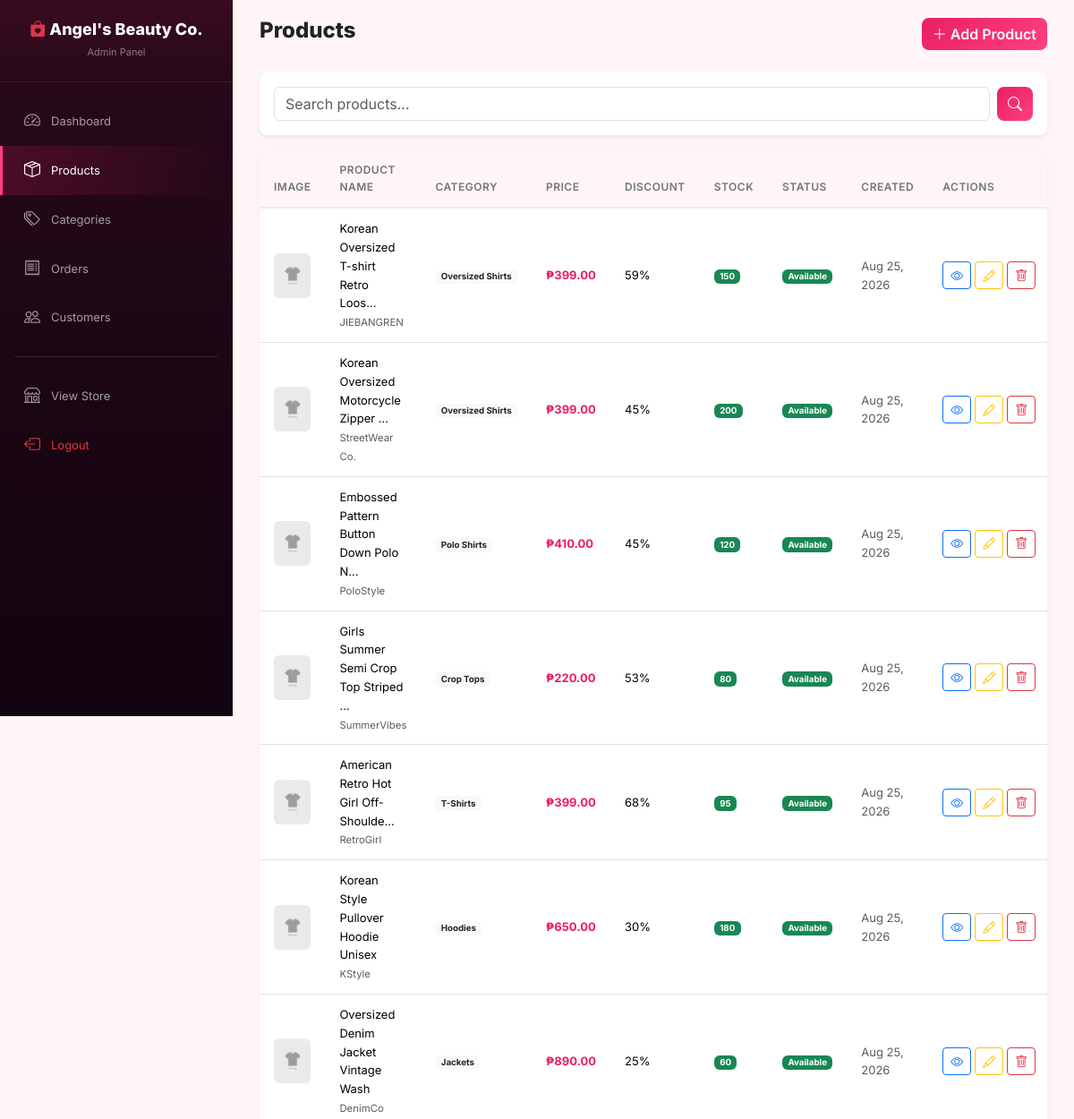
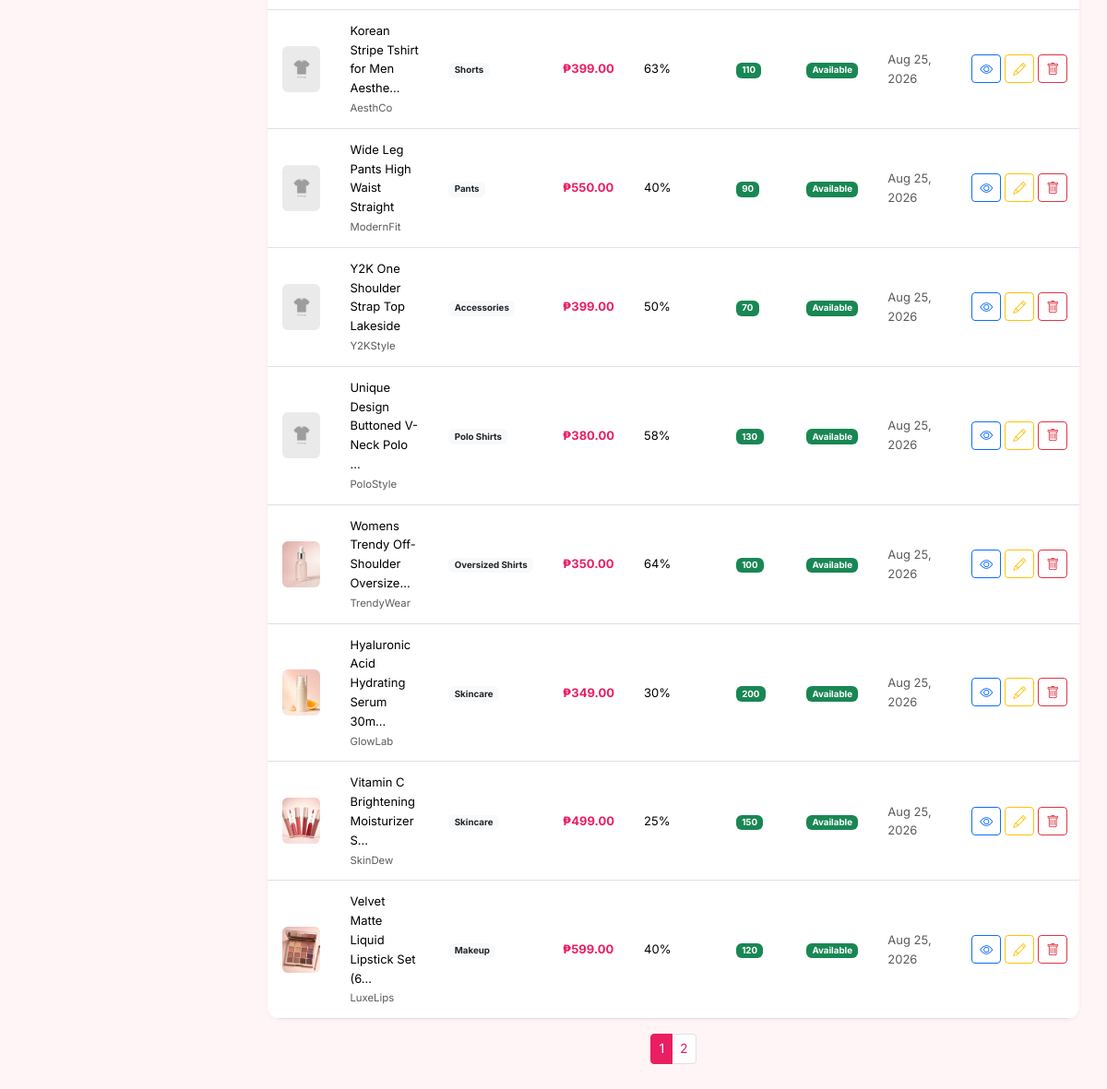
/admin/products.php (signed in), run on the app's committed database (2 pictures, top to bottom).
### tables this page shows
CREATE TABLE IF NOT EXISTS products (
    id INT AUTO_INCREMENT PRIMARY KEY,
    category_id INT NOT NULL,
    product_name VARCHAR(255) NOT NULL,
    description TEXT,
    brand VARCHAR(100) DEFAULT NULL,
    gender ENUM('Men', 'Women', 'Unisex') DEFAULT 'Unisex',
    sizes VARCHAR(255) DEFAULT NULL,
    colors VARCHAR(255) DEFAULT NULL,
    price DECIMAL(10,2) NOT NULL,
    discount INT DEFAULT 0,
    stock INT DEFAULT 0,
    rating DECIMAL(2,1) DEFAULT 4.5,
    sold INT DEFAULT 0,
    featured TINYINT(1) DEFAULT 0,
    new_arrival TINYINT(1) DEFAULT 0,
    location VARCHAR(255) DEFAULT NULL,
    status ENUM('Available', 'Out of Stock') DEFAULT 'Available',
    created_at TIMESTAMP DEFAULT CURRENT_TIMESTAMP,
    updated_at TIMESTAMP DEFAULT CURRENT_TIMESTAMP ON UPDATE CURRENT_TIMESTAMP,
    FOREIGN KEY (category_id) REFERENCES categories(id) ON DELETE CASCADE
);

CREATE TABLE IF NOT EXISTS categories (
    id INT AUTO_INCREMENT PRIMARY KEY,
    category_name VARCHAR(100) NOT NULL UNIQUE,
    icon VARCHAR(50) DEFAULT NULL,
    created_at TIMESTAMP DEFAULT CURRENT_TIMESTAMP
);

### includes/functions.php (called while the page is built, shortened)
<?php
function formatPrice($price) {
    return '₱' . number_format($price, 2);
}
function sanitize($data) {
    return trim(strip_tags((string)$data));
}
function truncateText($text, $length = 50) {
    if (strlen($text) <= $length) return $text;
    return substr($text, 0, $length) . '...';
}
function getPagination($totalRecords, $perPage, $currentPage) {
    $totalPages = ceil($totalRecords / $perPage);
    $offset = ($currentPage - 1) * $perPage;
    return [
        'totalPages' => $totalPages,
        'offset' => $offset,
        'currentPage' => $currentPage,
        'perPage' => $perPage
    ];
}

### admin/products.php (the view, shortened to what this page needs)
<?php
require_once __DIR__ . '/../includes/db.php';
require_once __DIR__ . '/../includes/functions.php';
$search = sanitize($_GET['q'] ?? '');
$page = max(1, (int)($_GET['page'] ?? 1));
$perPage = 15;
$where = "1=1";
$params = [];
$countStmt = $pdo->prepare("SELECT COUNT(*) FROM products p WHERE $where");
$countStmt->execute($params);
$total = $countStmt->fetchColumn();
$pagination = getPagination($total, $perPage, $page);
$sql = "SELECT p.*, c.category_name,
    (SELECT pi.image FROM product_images pi WHERE pi.product_id = p.id AND pi.is_primary = 1 LIMIT 1) as primary_image
    FROM products p LEFT JOIN categories c ON p.category_id = c.id
    WHERE $where ORDER BY p.created_at DESC
    LIMIT {$pagination['perPage']} OFFSET {$pagination['offset']}";
$stmt = $pdo->prepare($sql);
$stmt->execute($params);
$products = $stmt->fetchAll();
require_once __DIR__ . '/../includes/header.php';
require_once __DIR__ . '/includes/sidebar.php';
?>
<div class="admin-content">
    <div class="admin-header">
        <div>
            <h2>Products</h2>
        </div>
        <a href="add_product.php" class="btn btn-shopee"><i class="bi bi-plus-lg"></i> Add Product</a>
    </div>
    <div class="bg-white rounded-3 shadow-sm p-3 mb-3">
        <form class="d-flex gap-2" method="GET">
            <input type="text" name="q" class="form-control" placeholder="Search products..." value="<?= htmlspecialchars($search) ?>">
            <button class="btn btn-shopee"><i class="bi bi-search"></i></button>
        </form>
    </div>
    <div class="data-table">
        <table class="table table-hover">
            <thead>
                <tr>
                    <th>Image</th><th>Product Name</th><th>Category</th><th>Price</th>
                    <th>Discount</th><th>Stock</th><th>Status</th><th>Created</th><th>Actions</th>
                </tr>
            </thead>
            <tbody>
            <?php foreach ($products as $p):
                $imgSrc = ($p['primary_image'] && file_exists(UPLOAD_PATH . $p['primary_image'])) ? UPLOAD_URL . $p['primary_image'] : BASE_URL . 'assets/images/no-image.png';
            ?>
            <tr>
                <td><img src="<?= $imgSrc ?>" style="width:50px;height:50px;object-fit:cover;border-radius:6px" alt=""></td>
                <td>
                    <div class="fw-500"><?= truncateText($p['product_name'], 35) ?></div>
                    <small class="text-muted"><?= $p['brand'] ?></small>
                </td>
                <td><span class="badge bg-light text-dark"><?= htmlspecialchars($p['category_name'] ?? 'N/A') ?></span></td>
                <td class="fw-bold" style="color:var(--primary)"><?= formatPrice($p['price']) ?></td>
                <td><?= $p['discount'] ?>%</td>
                <td>
                    <?php if ($p['stock'] <= 10 && $p['stock'] > 0): ?>
                    <span class="badge bg-warning text-dark"><?= $p['stock'] ?></span>
                    <?php elseif ($p['stock'] <= 0): ?>
                    <span class="badge bg-danger">0</span>
                    <?php else: ?>
                    <span class="badge bg-success"><?= $p['stock'] ?></span>
                    <?php endif; ?>
                </td>
                <td><span class="badge bg-<?= $p['status'] === 'Available' ? 'success' : 'danger' ?>"><?= $p['status'] ?></span></td>
                <td class="text-muted small"><?= date('M d, Y', strtotime($p['created_at'])) ?></td>
                <td>
                    <div class="d-flex gap-1">
                        <a href="<?= CLIENT_URL ?>product.php?id=<?= $p['id'] ?>" class="btn btn-sm btn-outline-primary" target="_blank" title="View"><i class="bi bi-eye"></i></a>
                        <a href="edit_product.php?id=<?= $p['id'] ?>" class="btn btn-sm btn-outline-warning" title="Edit"><i class="bi bi-pencil"></i></a>
                        <form method="POST" class="d-inline" onsubmit="return confirm('Delete this product? Products with order history cannot be deleted.');">
                            <button type="submit" name="delete_product" class="btn btn-sm btn-outline-danger" title="Delete"><i class="bi bi-trash"></i></button>
                        </form>
                    </div>
                </td>
            </tr>
            <?php endforeach; ?>
            </tbody>
        </table>
    </div>
    <?php if ($pagination['totalPages'] > 1): ?>
    <nav class="mt-3 d-flex justify-content-center">
        <ul class="pagination pagination-sm">
            <?php for ($i = 1; $i <= $pagination['totalPages']; $i++):
                $urlParams = $_GET; $urlParams['page'] = $i;
            ?>
            <li class="page-item <?= $i == $page ? 'active' : '' ?>">
                <a class="page-link" href="?<?= http_build_query($urlParams) ?>" style="<?= $i == $page ? 'background:var(--primary);border-color:var(--primary)' : 'color:var(--primary)' ?>"><?= $i ?></a>
            </li>
            <?php endfor; ?>
        </ul>
    </nav>
    <?php endif; ?>
</div>
</body></html>

### assets/css/style.css (style rules this page uses)
:root { --primary: #E91E63; --primary-dark: #C2185B; --primary-deeper: #AD1457; --primary-light: #F06292; --primary-pale: #FCE4EC; --primary-glow: rgba(233, 30, 99, 0.35); --secondary: #222; --accent: #FF4081; --accent-light: #FF80AB; --bg-light: #FFF5F7; --bg-white: #fff; --text-dark: #222; --text-muted: #757575; --text-light: #999; --border: #F3D5DE; --shadow-sm: 0 1px 4px rgba(233,30,99,.08); --shadow-md: 0 4px 18px rgba(233,30,99,.13); --shadow-lg: 0 8px 36px rgba(233,30,99,.18); --shadow-glow: 0 0 20px rgba(233,30,99,.2); --radius: 8px; --radius-lg: 14px; --transition: all .28s cubic-bezier(.4,0,.2,1); --gold: #ffc107; }
* { margin:0; padding:0; box-sizing:border-box; }
body { font-family:'Inter',sans-serif; background:var(--bg-light); color:var(--text-dark); line-height:1.6; }
a { text-decoration:none; color:inherit; }
img { max-width:100%; height:auto; }
.admin-content { margin-left:260px; padding:20px 30px; min-height:100vh; background:var(--bg-light); }
.admin-header { display:flex; justify-content:space-between; align-items:center; margin-bottom:24px; }
.admin-header h2 { font-weight:800; font-size:24px; }
.data-table { background:#fff; border-radius:var(--radius-lg); box-shadow:var(--shadow-sm); overflow:hidden; }
.data-table .table { margin:0; }
.data-table .table th { background: #FFF5F7; font-size: 12px; font-weight: 600; text-transform: uppercase; color: var(--text-muted); letter-spacing: .5px; border-bottom: 2px solid var(--primary-pale); padding: 13px 16px; }
.data-table .table td { padding:12px 16px; vertical-align:middle; font-size:13px; }
.btn-shopee { background: linear-gradient(135deg, var(--primary), var(--accent)); color: #fff; border: none; font-weight: 600; transition: var(--transition); border-radius: var(--radius); }

### data on the page
products: product_name "Korean Oversized T-shirt Retro Loos...", brand "JIEBANGREN", category.category_name "Oversized Shirts", price "₱399.00", discount "59", stock "150", status "Available", created_at "Aug 25, 2026"
products: product_name "Korean Oversized Motorcycle Zipper ...", brand "StreetWear Co.", category.category_name "Oversized Shirts", price "₱399.00", discount "45", stock "200", status "Available", created_at "Aug 25, 2026"
products: product_name "Embossed Pattern Button Down Polo N...", brand "PoloStyle", category.category_name "Polo Shirts", price "₱410.00", discount "45", stock "120", status "Available", created_at "Aug 25, 2026"
products: product_name "Girls Summer Semi Crop Top Striped ...", brand "SummerVibes", category.category_name "Crop Tops", price "₱220.00", discount "53", stock "80", status "Available", created_at "Aug 25, 2026"
products: product_name "American Retro Hot Girl Off-Shoulde...", brand "RetroGirl", category.category_name "T-Shirts", price "₱399.00", discount "68", stock "95", status "Available", created_at "Aug 25, 2026"
products: product_name "Korean Style Pullover Hoodie Unisex", brand "KStyle", category.category_name "Hoodies", price "₱650.00", discount "30", stock "180", status "Available", created_at "Aug 25, 2026"
products: product_name "Oversized Denim Jacket Vintage Wash", brand "DenimCo", category.category_name "Jackets", price "₱890.00", discount "25", stock "60", status "Available", created_at "Aug 25, 2026"
products: product_name "Korean Stripe Tshirt for Men Aesthe...", brand "AesthCo", category.category_name "Shorts", price "₱399.00", discount "63", stock "110", status "Available", created_at "Aug 25, 2026"
products: product_name "Wide Leg Pants High Waist Straight", brand "ModernFit", category.category_name "Pants", price "₱550.00", discount "40", stock "90", status "Available", created_at "Aug 25, 2026"
products: product_name "Y2K One Shoulder Strap Top Lakeside", brand "Y2KStyle", category.category_name "Accessories", price "₱399.00", discount "50", stock "70", status "Available", created_at "Aug 25, 2026"
products: product_name "Unique Design Buttoned V-Neck Polo ...", brand "PoloStyle", category.category_name "Polo Shirts", price "₱380.00", discount "58", stock "130", status "Available", created_at "Aug 25, 2026"
products: shows a picture, product_name "Womens Trendy Off-Shoulder Oversize...", brand "TrendyWear", category.category_name "Oversized Shirts", price "₱350.00", discount "64", stock "100", status "Available", created_at "Aug 25, 2026"
products: shows a picture, product_name "Hyaluronic Acid Hydrating Serum 30m...", brand "GlowLab", category.category_name "Skincare", price "₱349.00", discount "30", stock "200", status "Available", created_at "Aug 25, 2026"
products: shows a picture, product_name "Vitamin C Brightening Moisturizer S...", brand "SkinDew", category.category_name "Skincare", price "₱499.00", discount "25", stock "150", status "Available", created_at "Aug 25, 2026"
products: shows a picture, product_name "Velvet Matte Liquid Lipstick Set (6...", brand "LuxeLips", category.category_name "Makeup", price "₱599.00", discount "40", stock "120", status "Available", created_at "Aug 25, 2026"
